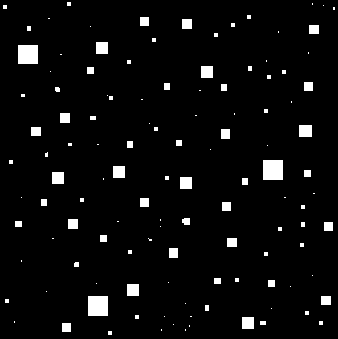
%> input picture PDI - Projeto 7/img/FigP0918(left) (1).tif, 338 x 339 px
$ octave main.m   (GNU Octave 9; MATLAB toolbox functions it lacks are replaced by stand-ins)
%> lines starting %> are read from the running program, lines starting %| are printed output that depends on the picture; in (x1, y1, x2, y2) boxes, pixels count from 0 and x2, y2 are one past the last pixel; in counts of white or black regions, pixels touching at a corner belong together; the program's own positions count from 1
### PDI - Projeto 7/src/mm_erode.m
%====================================
%Alunos: Lukas Lujan Moreira
%        Thiago Patrick Tavares Costa
%====================================

%   Função mm_erode recebe:
%     - A: imagem binária de entrada.
%     - B: elemento estruturante binário.
%   Retorna:
%     - E: imagem erodida (mesmo tamanho de A).
function E = mm_erode(A, B)

    % Converte para double
    A = double(A);
    B = double(B);

    [m, n] = size(A);
    [p, q] = size(B);

    % Raio do elemento estruturante
    pad_h = floor(p/2);
    pad_w = floor(q/2);

    % Chama a função imagePad4e para adicionar padding's a imagem
    A_pad = imagePad4e(A, pad_h, pad_w);

    % Inicializa a saída com zeros
    E = zeros(m, n);

    % Percorre cada pixel (i,j) de A
    for i = 1:m
        for j = 1:n
            % Região correspondente do "padding"
            reg = A_pad(i : i + p - 1, j : j + q - 1);
            % Se TODAS as posições onde B == 1 também forem 1 em reg,
            % mantém 1; caso contrário, permanece 0.
            if all( reg(B == 1) == 1 )
                E(i, j) = 1;
            end
        end
    end

    % Converte de volta para logical
    E = logical(E);
end

### PDI - Projeto 7/src/imagePad4e.m
%====================================
%Alunos: Lukas Lujan Moreira
%        Thiago Patrick Tavares Costa
%====================================

% A função imagePad4e cria uma imagem com padding de zeros ou de replicas
% de acordo com o modo selecionado.
function g = imagePad4e(f, r, c, padtype)

    [rows, cols] = size(f);       % Obtém o tamanho da imagem original

    nR = rows + 2*r;              % Número de linhas após o padding
    nC = cols + 2*c;              % Número de colunas após o padding

    g = zeros(nR, nC, class(f));  % Padding inicial com zeros

    % Insere a imagem original no centro da imagem com padding
    g(r+1:end-r, c+1:end-c) = f;

    if nargin == 4 && strcmp(padtype, "replicate")
        % Linhas superiores e inferiores replicadas
        g(1:r, c+1:end-c) = repmat(f(1,:), r, 1);           % top
        g(end-r+1:end, c+1:end-c) = repmat(f(end,:), r, 1); % bottom

        % Colunas esquerda e direita replicadas
        g(:, 1:c) = repmat(g(:, c+1), 1, c);              % left
        g(:, end-c+1:end) = repmat(g(:, end-c), 1, c);    % right
    end
end

### PDI - Projeto 7/src/mm_dilate.m
%====================================
%Alunos: Lukas Lujan Moreira
%        Thiago Patrick Tavares Costa
%====================================

%   D = mm_dilate(A, B) recebe:
%     - A: imagem binária de entrada (matriz 0/1 ou logical).
%     - B: elemento estruturante binário (matriz 0/1 ou logical).
%   Retorna:
%     - D: imagem dilatada (mesmo tamanho de A), assumindo padding de zeros.
function D = mm_dilate(A, B)

    % Converte para double
    A = double(A);
    B = double(B);

    [m, n] = size(A);
    [p, q] = size(B);

    % Raio do elemento estruturante
    pad_h = floor(p/2);
    pad_w = floor(q/2);

    % Chamando a função imagePad4e para criar A_pad com padding de zeros
    A_pad = imagePad4e(A, pad_h, pad_w);

    % Inicializa a saída com zeros
    D = zeros(m, n);

    % Percorre cada pixel (i,j) de A
    for i = 1:m
        for j = 1:n
            % Região correspondente do "padding"
            reg = A_pad(i : i + p - 1, j : j + q - 1);
            % Se HOUVER pelo menos um 1 em reg na posição onde B == 1,
            % então o pixel (i,j) vira 1; caso contrário, fica 0.
            if any( reg(B == 1) == 1 )
                D(i, j) = 1;
            end
        end
    end

    D = logical(D);
end

### PDI - Projeto 7/main.m
%========================================================
% Alunos: Lukas Lujan Moreira
%         Thiago Patrick Tavares Costa
%========================================================

clear; clc;

% 1) Adiciona à path onde estão:
addpath("src\");

% 2) Carrega a imagem original em tons de cinza
I_original = imread("./img/FigP0918(left) (1).tif");
%> I_original is the input picture: size 339x338 uint8; 4.3% white; 120 white regions (73 under 20 px), largest, box (x1, y1, x2, y2) and area: (263, 160, 283, 180) 400, (88, 296, 108, 316) 400, (18, 45, 38, 64) 380

% 3) Binariza a imagem (converte para preto e branco - 0 e 1)
I = imbinarize(I_original);

% 4) Define o elemento estruturante (13x13) para eliminar objetos menores
B = ones(13, 13);

% 5) Aplica erosão morfológica para remover componentes pequenos
C = mm_erode(I, B);
%> in imagePad4e, `g(r+1:end-r, c+1:end-c) = f;`:
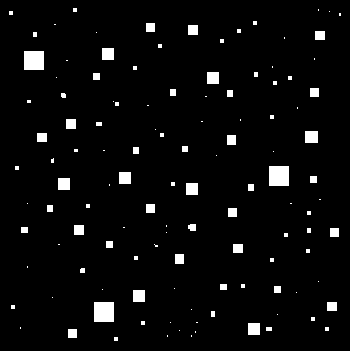
%> g: size 351x350 double; values 0 (black) and 1 (white), 4% white; 120 white regions (73 under 20 px), largest, box (x1, y1, x2, y2) and area: (269, 166, 289, 186) 400, (94, 302, 114, 322) 400, (24, 51, 44, 70) 380
%> after the loop in mm_erode, `for i = 1:m`:
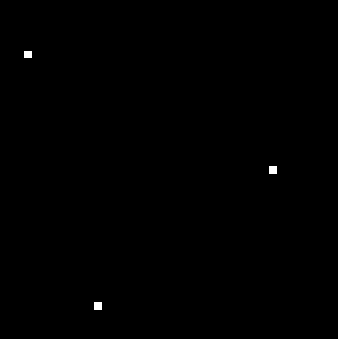
%> E: size 339x338 double; values 0 (black) and 1 (white), 0.16% white; 3 white regions, box (x1, y1, x2, y2) and area: (269, 166, 277, 174) 64, (94, 302, 102, 310) 64, (24, 51, 32, 58) 56

% 6) Aplica dilatação para restaurar o tamanho dos objetos sobreviventes
D = mm_dilate(C, B);
%> call 2 of imagePad4e, with r = 6, c = 6
%> in imagePad4e (call 2), `g(r+1:end-r, c+1:end-c) = f;`:
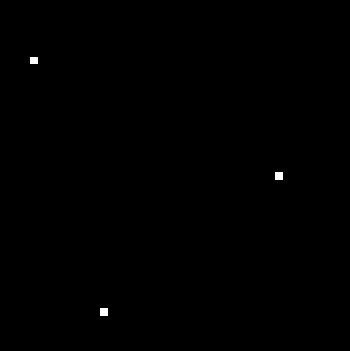
%> g: size 351x350 double; values 0 (black) and 1 (white), 0.15% white; 3 white regions, box (x1, y1, x2, y2) and area: (275, 172, 283, 180) 64, (100, 308, 108, 316) 64, (30, 57, 38, 64) 56
%> after the loop in mm_dilate, `for i = 1:m`:
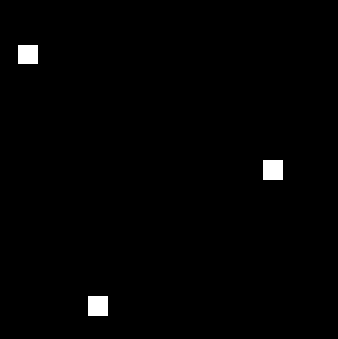
%> D: size 339x338 double; values 0 (black) and 1 (white), 1% white; 3 white regions, box (x1, y1, x2, y2) and area: (263, 160, 283, 180) 400, (88, 296, 108, 316) 400, (18, 45, 38, 64) 380

% 7) Exibe todas as imagens em subplots
figure;

subplot(2,2,1);
imshow(I_original); title('Imagem Original (tons de cinza)');
xlabel('Antes da binarização');

subplot(2,2,2);
imshow(I); title('Imagem Binarizada');
xlabel('Preto e branco (0 e 1)');

subplot(2,2,3);
imshow(C); title('Após Erosão');
xlabel('Remove objetos menores que 13×13');

subplot(2,2,4);
imshow(D); title('Após Dilatação');
xlabel('Restaura o tamanho dos objetos restantes');

imwrite(I_original, fullfile('./results/1_original.png'));
imwrite(I,          fullfile('./results/2_binarizada.png'));
imwrite(C,          fullfile('./results/3_erosao.png'));
imwrite(D,          fullfile('./results/4_dilatacao.png'));

pause; close all;
